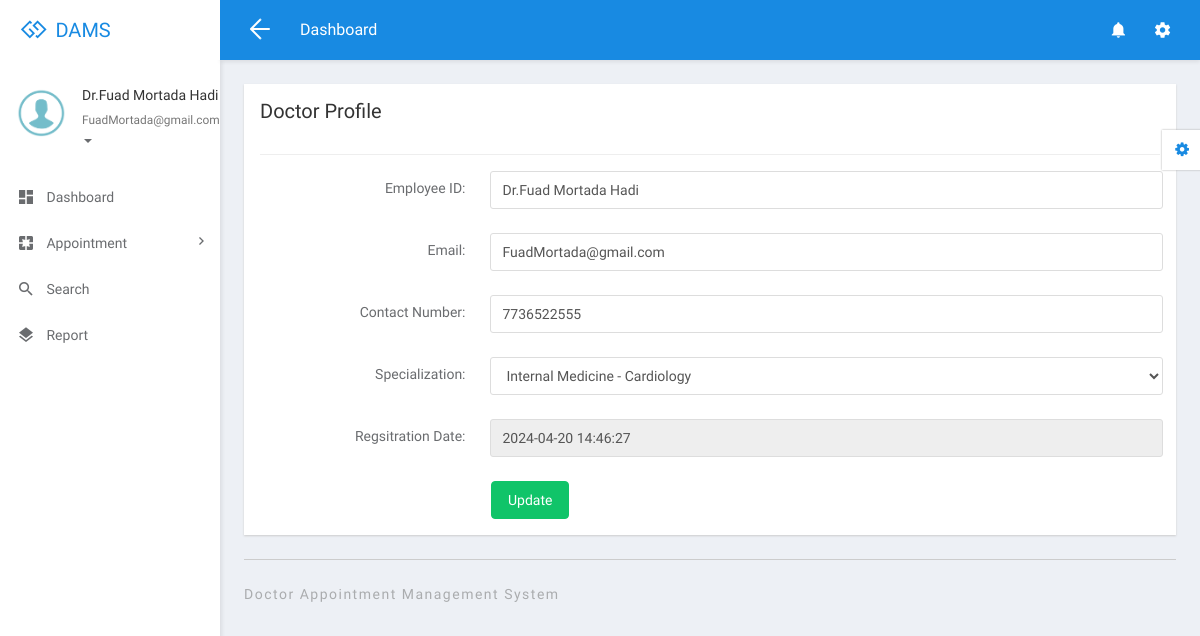
The page /dams/doctor/profile.php (signed in) on the database as committed earlier.
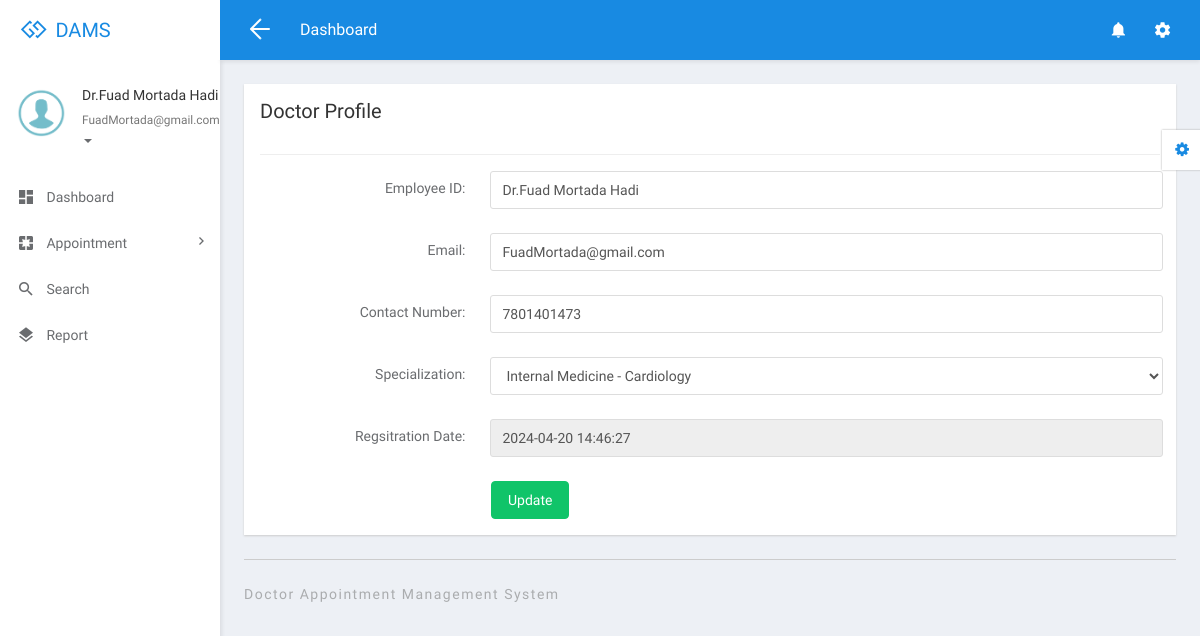
The same page on the database as committed later.
### tables this page shows
CREATE TABLE `tbldoctor` (
  `ID` int(5) NOT NULL,
  `FullName` varchar(250) DEFAULT NULL,
  `MobileNumber` bigint(10) DEFAULT NULL,
  `Email` varchar(250) DEFAULT NULL,
  `Specialization` varchar(250) DEFAULT NULL,
  `Password` varchar(259) DEFAULT NULL,
  `CreationDate` timestamp NULL DEFAULT current_timestamp()
);

CREATE TABLE `tblspecialization` (
  `ID` int(5) NOT NULL,
  `Specialization` varchar(250) DEFAULT NULL,
  `CreationDate` timestamp NULL DEFAULT current_timestamp()
);

### dams/doctor/profile.php (the view, shortened to what this page needs)
<?php
if (strlen($_SESSION['damsid']==0)) {
  header('location:logout.php');
  } else{
  ?>
<!DOCTYPE html>
<html lang="en">
<head>
  <link rel="stylesheet" href="libs/bower/font-awesome/css/font-awesome.min.css">
  <link rel="stylesheet" href="libs/bower/material-design-iconic-font/dist/css/material-design-iconic-font.css">
  <link rel="stylesheet" href="libs/bower/animate.css/animate.min.css">
  <link rel="stylesheet" href="libs/bower/fullcalendar/dist/fullcalendar.min.css">
  <link rel="stylesheet" href="libs/bower/perfect-scrollbar/css/perfect-scrollbar.css">
  <link rel="stylesheet" href="assets/css/bootstrap.css">
  <link rel="stylesheet" href="assets/css/core.css">
  <link rel="stylesheet" href="assets/css/app.css">
</head>
<body class="menubar-left menubar-unfold menubar-light theme-primary">
<?php include_once('includes/header.php');?>
<?php include_once('includes/sidebar.php');?>
<main id="app-main" class="app-main">
  <div class="wrap">
  <section class="app-content">
    <div class="row">
      <div class="col-md-12">
        <div class="widget">
          <header class="widget-header">
            <h3 class="widget-title">Doctor Profile</h3>
          </header>
          <hr class="widget-separator">
          <div class="widget-body">
            <?php
$did=$_SESSION['damsid'];
$sql="SELECT tbldoctor.*,tblspecialization.ID as sid,tblspecialization.Specialization as sssp from  tbldoctor join tblspecialization on tblspecialization.ID=tbldoctor.Specialization where tbldoctor.ID=:did";
$query = $dbh -> prepare($sql);
$query->bindParam(':did',$did,PDO::PARAM_STR);
$query->execute();
$results=$query->fetchAll(PDO::FETCH_OBJ);
if($query->rowCount() > 0)
{
foreach($results as $row)
{               ?>
            <form class="form-horizontal" method="post">
              <div class="form-group">
                <label for="exampleTextInput1" class="col-sm-3 control-label">Employee ID:</label>
                <div class="col-sm-9">
                  <input id="fname" type="text" class="form-control" placeholder="Full Name" name="fname" required="true" value="<?php  echo $row->FullName;?>">
                </div>
              </div>
              <div class="form-group">
                <label for="email2" class="col-sm-3 control-label">Email:</label>
                <div class="col-sm-9">
                  <input type="email" class="form-control" id="email" name="email" value="<?php  echo $row->Email;?>" required='true'>
                </div>
              </div>
               <div class="form-group">
                <label for="email2" class="col-sm-3 control-label">Contact Number:</label>
                <div class="col-sm-9">
                  <input type="text" class="form-control" id="email2" name="mobilenumber" value="<?php  echo $row->MobileNumber;?>" required='true' maxlength='10'>
                </div>
              </div>
              <div class="form-group">
                <label for="email2" class="col-sm-3 control-label">Specialization:</label>
                <div class="col-sm-9">
                  <select class="form-control" name="specializationid">
        <option value="<?php  echo htmlentities($row->ID);?>"><?php  echo htmlentities($row->sssp);?></option>
        <?php
$sql1="SELECT * from tblspecialization";
$query1 = $dbh -> prepare($sql1);
$query1->execute();
$results1=$query1->fetchAll(PDO::FETCH_OBJ);
$cnt=1;
if($query1->rowCount() > 0)
{
foreach($results1 as $row1)
{               ?>
        <option value="<?php  echo htmlentities($row1->ID);?>"><?php  echo htmlentities($row1->Specialization);?></option><?php $cnt=$cnt+1;}} ?>
      </select>
                </div>
              </div>
              <div class="form-group">
                <label for="email2" class="col-sm-3 control-label">Regsitration Date:</label>
                <div class="col-sm-9">
                  <input type="text" class="form-control" id="email2" name="" value="<?php  echo $row->CreationDate;?>" readonly="true">
                </div>
              </div>
             <?php $cnt=$cnt+1;}} ?>
              <div class="row">
                <div class="col-sm-9 col-sm-offset-3">
                  <button type="submit" class="btn btn-success" name="submit">Update</button>
                </div>
              </div>
            </form>
          </div>
        </div>
      </div>
    </div>
  </section>
</div>
  <?php include_once('includes/footer.php');?>
</main>
<?php include_once('includes/customizer.php');?>
</body>
</html>
<?php }  ?>

### dams/doctor/includes/header.php (shortened to what this page needs)
<nav id="app-navbar" class="navbar navbar-inverse navbar-fixed-top primary">
  <div class="navbar-header">
    <a href="dashboard.php" class="navbar-brand">
      <span class="brand-icon"><i class="fa fa-gg"></i></span>
      <span class="brand-name">DAMS</span>
    </a>
  </div>
  <div class="navbar-container container-fluid">
    <div class="collapse navbar-collapse" id="app-navbar-collapse">
      <ul class="nav navbar-toolbar navbar-toolbar-left navbar-left">
        <li class="hidden-float hidden-menubar-top">
          <a href="javascript:void(0)" role="button" id="menubar-fold-btn" class="hamburger hamburger--arrowalt is-active js-hamburger">
            <span class="hamburger-box"><span class="hamburger-inner"></span></span>
          </a>
        </li>
        <li>
          <h5 class="page-title hidden-menubar-top hidden-float">Dashboard</h5>
        </li>
      </ul>
      <ul class="nav navbar-toolbar navbar-toolbar-right navbar-right">
        <li class="dropdown">
          <a href="#" class="dropdown-toggle" data-toggle="dropdown" role="button" aria-haspopup="true" aria-expanded="false"><i class="zmdi zmdi-hc-lg zmdi-notifications"></i></a>
        </li>
        <li class="dropdown">
          <a href="javascript:void(0)" class="dropdown-toggle" data-toggle="dropdown" role="button" aria-haspopup="true" aria-expanded="false"><i class="zmdi zmdi-hc-lg zmdi-settings"></i></a>
        </li>
      </ul>
    </div>
  </div>
</nav>

### dams/doctor/includes/sidebar.php (shortened to what this page needs)
<aside id="menubar" class="menubar light">
  <div class="app-user">
    <div class="media">
      <div class="media-left">
        <div class="avatar avatar-md avatar-circle">
          <a href="javascript:void(0)"><img class="img-responsive" src="assets/images/images.png" alt="avatar"/></a>
        </div>
      </div>
      <div class="media-body">
        <div class="foldable">
          <?php
$eid=$_SESSION['damsid'];
$sql="SELECT FullName,Email from  tbldoctor where ID=:eid";
$query = $dbh -> prepare($sql);
$query->bindParam(':eid',$eid,PDO::PARAM_STR);
$query->execute();
$results=$query->fetchAll(PDO::FETCH_OBJ);
foreach($results as $row)
{
$email=$row->Email;
$fname=$row->FullName;
}   ?>
          <h5><a href="javascript:void(0)" class="username"><?php  echo $fname ;?></a></h5>
          <ul>
            <li class="dropdown">
              <a href="javascript:void(0)" class="dropdown-toggle usertitle" data-toggle="dropdown" aria-haspopup="true" aria-expanded="false">
                <small><?php  echo $email;?></small>
                <span class="caret"></span>
              </a>
            </li>
          </ul>
        </div>
      </div>
    </div>
  </div>
  <div class="menubar-scroll">
    <div class="menubar-scroll-inner">
      <ul class="app-menu">
        <li class="has-submenu">
          <a href="dashboard.php">
            <i class="menu-icon zmdi zmdi-view-dashboard zmdi-hc-lg"></i>
            <span class="menu-text">Dashboard</span>
          </a>
        </li>
       <li class="has-submenu">
          <a href="javascript:void(0)" class="submenu-toggle">
            <i class="menu-icon zmdi zmdi-pages zmdi-hc-lg"></i>
            <span class="menu-text">Appointment</span>
            <i class="menu-caret zmdi zmdi-hc-sm zmdi-chevron-right"></i>
          </a>
        </li>
        <li>
          <a href="search.php">
            <i class="menu-icon zmdi zmdi-search zmdi-hc-lg"></i>
            <span class="menu-text">Search</span>
          </a>
        </li>
        <li>
          <a href="appointment-bwdates.php">
            <i class="menu-icon zmdi zmdi-layers zmdi-hc-lg"></i>
            <span class="menu-text">Report</span>
          </a>
        </li>
      </ul>
    </div>
  </div>
</aside>

### dams/doctor/includes/footer.php
<div class="wrap p-t-0">
    <footer class="app-footer">
        <div class="copyright pull-left">Doctor Appointment Management System </div>
    </footer>
  </div>

### dams/doctor/includes/customizer.php (shortened to what this page needs)
<div id="app-customizer" class="app-customizer">
  <a href="javascript:void(0)"
    class="app-customizer-toggle theme-color"
    data-toggle="class"
    data-class="open"
    data-active="false"
    data-target="#app-customizer">
    <i class="fa fa-gear"></i>
  </a>
</div>

Rows that differ between the two databases and show on the page:
changed tbldoctor "Dr.Fuad Mortada Hadi": mobilenumber "7736522555" → "7801401473"
